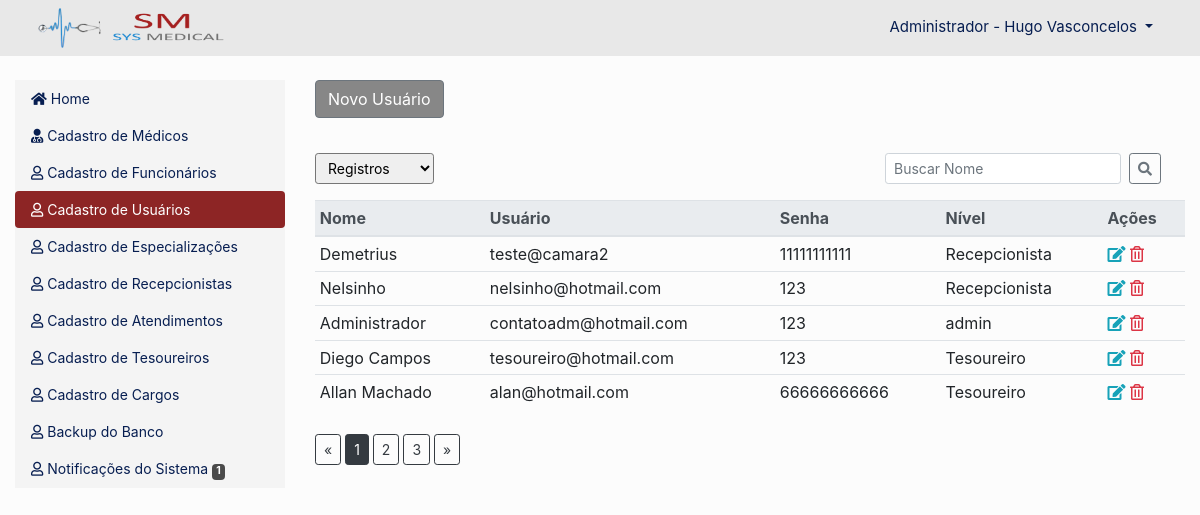
Page /painel-adm/index.php?acao=usuarios (signed in) on the committed database.
### tables this page shows
CREATE TABLE `usuarios` (
  `id` int(11) NOT NULL AUTO_INCREMENT,
  `nome` varchar(30) NOT NULL,
  `usuario` varchar(40) NOT NULL,
  `senha` varchar(200) NOT NULL,
  `senha_original` varchar(25) NOT NULL,
  `nivel` varchar(25) NOT NULL,
  PRIMARY KEY (`id`)
);

### painel-adm/consultas-notificacoes.php (called while the page is built, shortened)
<?php
$res_1 = $pdo->query("SELECT * from remedios where estoque <= '$nivel_estoque'");
$dados_1 = $res_1->fetchAll(PDO::FETCH_ASSOC);
$valor_1 = count($dados_1);
if ($valor_1 > 0) {
    @$item_1 = 1;
}
$total_notificacoes = @$item_1+@$item_2+@$item_3+@$item_4;

### config.php (called while the page is built, shortened)
<?php
$opcao1 = 5;
$nivel_estoque = 5;

### painel-adm/usuarios.php (the view, shortened to what this page needs)
<?php $pagina = 'usuarios'; ?>
<div class="row botao-novo">
	<div class="col-md-12">
		<a href="index.php?acao=<?php echo $pagina ?>&funcao=novo"  type="button" class="btn btn-secondary">Novo Usuário</a>
	</div>
</div>
<div class="row mt-4">
	<div class="col-md-6 col-sm-12">
		<form method="post">
		<div class="float-left">
				<select onChange="submit();" class="form-control-sm" id="exampleFormControlSelect1" name="itens-pagina">
					<option value="<?php echo @$item_paginado ?>"><?php echo @$item_paginado ?> Registros</option>
				</select>
		</div>
		</form>
	</div>
	<div class="col-md-6 col-sm-12">
		<div class="float-right mr-4">
			<form class="form-inline my-2 my-lg-0">
				<input class="form-control form-control-sm mr-sm-2" type="search" placeholder="Buscar Nome" aria-label="Search" name="txtbuscar">
				<button class="btn btn-outline-secondary btn-sm my-2 my-sm-0" type="submit" name="<?php echo $pagina; ?>"><i class="fas fa-search"></i></button>
			</form>
		</div>
	</div>
</div>
<table class="table table-sm mt-3">
	<thead class="thead-light">
		<tr>
			<th scope="col">Nome</th>
			<th scope="col">Usuário</th>
			<th scope="col">Senha</th>
			<th scope="col">Nível</th>
			<th scope="col">Ações</th>
		</tr>
	</thead>
	<tbody>
		<?php
		if(isset($_POST['itens-pagina'])){
			$itens_por_pagina = $_POST['itens-pagina'];
			@$_GET['pagina'] = 0;
		}elseif(isset($_GET['itens'])){
			$itens_por_pagina = $_GET['itens'];
		}
		else{
			$itens_por_pagina = $opcao1;
		}
		$pagina_pag = intval(@$_GET['pagina']);
		$limite = $pagina_pag * $itens_por_pagina;
		$caminho_pag = 'index.php?acao='.$pagina.'&';
		if(isset($_GET[$item4]) and $_GET['txtbuscar'] != ''){
			$nome_buscar = '%'.$_GET['txtbuscar'].'%';
			$res = $pdo->prepare("SELECT * from usuarios where nome LIKE :nome order by nome asc");
			$res->bindValue(":nome", $nome_buscar);
			$res->execute();
		}else{
			$res = $pdo->query("SELECT * from usuarios order by id desc LIMIT $limite, $itens_por_pagina");
		}
		$dados = $res->fetchAll(PDO::FETCH_ASSOC);
		$res_todos = $pdo->query("SELECT * from usuarios");
		$dados_total = $res_todos->fetchAll(PDO::FETCH_ASSOC);
		$num_total = count($dados_total);
		$num_paginas = ceil($num_total/$itens_por_pagina);
		for ($i=0; $i < count($dados); $i++) {
			$id = $dados[$i]['id'];
			$nome = $dados[$i]['nome'];
			$usuario = $dados[$i]['usuario'];
			$senha_original = $dados[$i]['senha_original'];
			$nivel = $dados[$i]['nivel'];
			?>
			<tr>
				<td><?php echo $nome ?></td>
				<td><?php echo $usuario ?></td>
				<td><?php echo $senha_original ?></td>
				<td><?php echo $nivel ?></td>
				<td>
					<a href="index.php?acao=<?php echo $pagina; ?>&funcao=editar&id=<?php echo $id ?>"><i class="fas fa-edit text-info"></i></a>
					<a href="index.php?acao=<?php echo $pagina; ?>&funcao=excluir&id=<?php echo $id ?>"><i class="far fa-trash-alt text-danger"></i></a>
				</td>
			</tr>
		<?php } ?>
	</tbody>
</table>
<?php
if(!isset($_GET[$pagina])){ ?>
<nav class="paginacao" aria-label="Page navigation example">
          <ul class="pagination">
            <li class="page-item">
              <a class="btn btn-outline-dark btn-sm mr-1" href="<?php echo $caminho_pag; ?>pagina=0&itens=<?php echo $itens_por_pagina ?>" aria-label="Previous">
                <span aria-hidden="true">&laquo;</span>
              </a>
            </li>
            <?php
            for($i=0;$i<$num_paginas;$i++){
            $estilo = "";
            if($pagina_pag == $i)
              $estilo = "active";
            ?>
             <li class="page-item"><a class="btn btn-outline-dark btn-sm mr-1 <?php echo $estilo; ?>" href="<?php echo $caminho_pag; ?>pagina=<?php echo $i; ?>&itens=<?php echo $itens_por_pagina ?>"><?php echo $i+1; ?></a></li>
          <?php } ?>
            <li class="page-item">
              <a class="btn btn-outline-dark btn-sm" href="<?php echo $caminho_pag; ?>pagina=<?php echo $num_paginas-1; ?>&itens=<?php echo $itens_por_pagina ?>" aria-label="Next">
                <span aria-hidden="true">&raquo;</span>
              </a>
            </li>
          </ul>
</nav>
<?php } ?>

### painel-adm/index.php (shortened to what this page needs)
<?php
require_once("../conexao.php");
require_once("../config.php");
require_once("consultas-notificacoes.php");
$notificacoes = 3;
$item1 = 'home';
$item2 = 'medicos';
$item3 = 'funcionarios';
$item4 = 'usuarios';
$item5 = 'espec';
$item6 = 'recepcionistas';
$item7 = 'atendimentos';
$item8 = 'tesoureiros';
$item9 = 'cargos';
$item10 = 'backup';
$item11 = 'notificacoes';
if(@$_GET['acao'] == $item1){
	$item1ativo = 'active';
}elseif(@$_GET['acao'] == $item2 or isset($_GET[$item2])){
	$item2ativo = 'active';
}elseif(@$_GET['acao'] == $item3){
	$item3ativo = 'active';
}elseif(@$_GET['acao'] == $item4 or isset($_GET[$item4])){
	$item4ativo = 'active';
}elseif(@$_GET['acao'] == $item5){
	$item5ativo = 'active';
}elseif(@$_GET['acao'] == $item6){
	$item6ativo = 'active';
}elseif(@$_GET['acao'] == $item7){
	$item7ativo = 'active';
}elseif(@$_GET['acao'] == $item8){
	$item8ativo = 'active';
}elseif(@$_GET['acao'] == $item9){
	$item9ativo = 'active';
}elseif(@$_GET['acao'] == $item10){
	$item10ativo = 'active';
}elseif(@$_GET['acao'] == $item11){
	$item11ativo = 'active';
}else{
	$item1ativo = 'active';
}
?>
<!DOCTYPE html>
<html lang="pt-br">
<head>
	<link rel="stylesheet" href="https://stackpath.bootstrapcdn.com/bootstrap/4.4.1/css/bootstrap.min.css">
	<link rel="stylesheet" href="../css/painel.css">
	<link rel="stylesheet" href="https://cdnjs.cloudflare.com/ajax/libs/font-awesome/5.11.2/css/all.css">
</head>
<body>
	<nav class="navbar navbar-light bg-light">
		<div class="col-md-12">
			<img class="float-left" src="../img/logo-painel.png">
			<li class="float-right nav-item dropdown">
				<a class="nav-link dropdown-toggle" href="#" id="navbarDropdown" role="button" data-toggle="dropdown" aria-haspopup="true" aria-expanded="false">
					Administrador - <?php echo $_SESSION['nome_usuario']; ?>
				</a>
			</li>
		</div>
	</nav>
	<div class="container-fluid mt-4">
		<div class="row">
			<div class="col-md-3 col-sm-12 mb-4">
				<div class="nav flex-column nav-pills" id="v-pills-tab" role="tablist" aria-orientation="vertical">
					<a class="nav-link <?php echo @$item1ativo ?>" id="v-pills-home-tab" href="index.php?acao=<?php echo $item1 ?>" role="tab" aria-controls="v-pills-home" aria-selected="true"><i class="fas fa-home mr-1"></i>Home</a>
					<a class="nav-link <?php echo @$item2ativo ?>"  id="link-medicos"  href="index.php?acao=<?php echo $item2 ?>" role="tab" aria-controls="v-pills-profile"  aria-selected="false"><i class="fas fa-user-md mr-1"></i>Cadastro de Médicos</a>
					<a class="nav-link <?php echo @$item3ativo ?>" id="v-pills-messages-tab"  href="index.php?acao=<?php echo $item3 ?>" role="tab" aria-controls="v-pills-messages" aria-selected="false"><i class="far fa-user mr-1"></i>Cadastro de Funcionários</a>
					<a class="nav-link <?php echo @$item4ativo ?>" id="v-pills-messages-tab"  href="index.php?acao=<?php echo $item4 ?>" role="tab" aria-controls="v-pills-messages" aria-selected="false"><i class="far fa-user mr-1"></i>Cadastro de Usuários</a>
					<a class="nav-link <?php echo @$item5ativo ?>" id="v-pills-messages-tab"  href="index.php?acao=<?php echo $item5 ?>" role="tab" aria-controls="v-pills-messages" aria-selected="false"><i class="far fa-user mr-1"></i>Cadastro de Especializações</a>
					<a class="nav-link <?php echo $item6ativo ?>" id="v-pills-messages-tab"  href="index.php?acao=<?php echo $item6 ?>" role="tab" aria-controls="v-pills-messages" aria-selected="false"><i class="far fa-user mr-1"></i>Cadastro de Recepcionistas</a>
					<a class="nav-link <?php echo $item7ativo ?>" id="v-pills-messages-tab"  href="index.php?acao=<?php echo $item7 ?>" role="tab" aria-controls="v-pills-messages" aria-selected="false"><i class="far fa-user mr-1"></i>Cadastro de Atendimentos</a>
					<a class="nav-link <?php echo $item8ativo ?>" id="v-pills-messages-tab"  href="index.php?acao=<?php echo $item8 ?>" role="tab" aria-controls="v-pills-messages" aria-selected="false"><i class="far fa-user mr-1"></i>Cadastro de Tesoureiros</a>
					<a class="nav-link <?php echo $item9ativo ?>" id="v-pills-messages-tab"  href="index.php?acao=<?php echo $item9 ?>" role="tab" aria-controls="v-pills-messages" aria-selected="false"><i class="far fa-user mr-1"></i>Cadastro de Cargos</a>
					<a class="nav-link <?php echo $item10ativo ?>" id="v-pills-messages-tab"  href="backup.php?acao=<?php echo $item10 ?>" role="tab" aria-controls="v-pills-messages" aria-selected="false"><i class="far fa-user mr-1"></i>Backup do Banco</a>
					<?php 	if($notificacoes > 0){ ?>
						<a class="nav-link <?php echo $item11ativo ?>" id="v-pills-messages-tab"  href="index.php?acao=<?php echo $item11 ?>" role="tab" aria-controls="v-pills-messages" aria-selected="false"><i class="far fa-user mr-1"></i>Notificações do Sistema <span class="badge badge-secondary"><?php echo $total_notificacoes ?></span></a>
					<?php 	} ?>
				</div>
			</div>
			<div class="col-md-9 col-sm-12">
				<div class="tab-content" id="v-pills-tabContent">
					<div class="tab-pane fade show active"  role="tabpanel">
						<?php if(@$_GET['acao'] == $item1){
							include_once($item1.".php");
						}elseif(@$_GET['acao'] == $item2 or isset($_GET[$item2])){
							include_once($item2.".php");
						}elseif(@$_GET['acao'] == $item3){
							include_once($item3.".php");
						}elseif(@$_GET['acao'] == $item4 or isset($_GET[$item4])){
							include_once($item4.".php");
						}elseif(@$_GET['acao'] == $item5){
							include_once($item5.".php");
						}elseif(@$_GET['acao'] == $item6){
							include_once($item6.".php");
						}elseif(@$_GET['acao'] == $item7){
							include_once($item7.".php");
						}elseif(@$_GET['acao'] == $item8){
							include_once($item8.".php");
						}elseif(@$_GET['acao'] == $item9){
							include_once($item9.".php");
						}elseif(@$_GET['acao'] == $item11){
							include_once($item11.".php");
						}else{
							include_once($item1.".php");
						}
						?>
					</div>
				</div>
			</div>
		</div>
	</div>
</body>
</html>

### css/painel.css (style rules this page uses)
body { background-color:#fcfcfc; }
.navbar { background-color:#e8e8e8 !important; }
.navbar img { width:200px; }
.navbar li { list-style: none; }
.navbar a { color:#071e51; font-size:15px; }
.nav { background-color:#f4f4f4 !important; }
.nav a { color:#071e51; font-size:14px; }
.nav .active { background-color:#8d2525 !important; }
.badge { background-color:#4A4A4A !important; color:#FFF; }
.btn-secondary { background-color:#878787 !important; }
.botao-novo { margin-bottom:35px; }
.paginacao { margin-top:25px; }

### rows in the picture
usuarios: nome "Demetrius", usuario "teste@camara2", senha_original "11111111111", nivel "Recepcionista"
usuarios: nome "Nelsinho", usuario "nelsinho@hotmail.com", senha_original "123", nivel "Recepcionista"
usuarios: nome "Administrador", usuario "contatoadm@hotmail.com", senha_original "123", nivel "admin"
usuarios: nome "Diego Campos", usuario "tesoureiro@hotmail.com", senha_original "123", nivel "Tesoureiro"
usuarios: nome "Allan Machado", usuario "alan@hotmail.com", senha_original "66666666666", nivel "Tesoureiro"

### other values in the picture
$_SESSION['nome_usuario'] "Hugo Vasconcelos"
$total_notificacoes "1"
